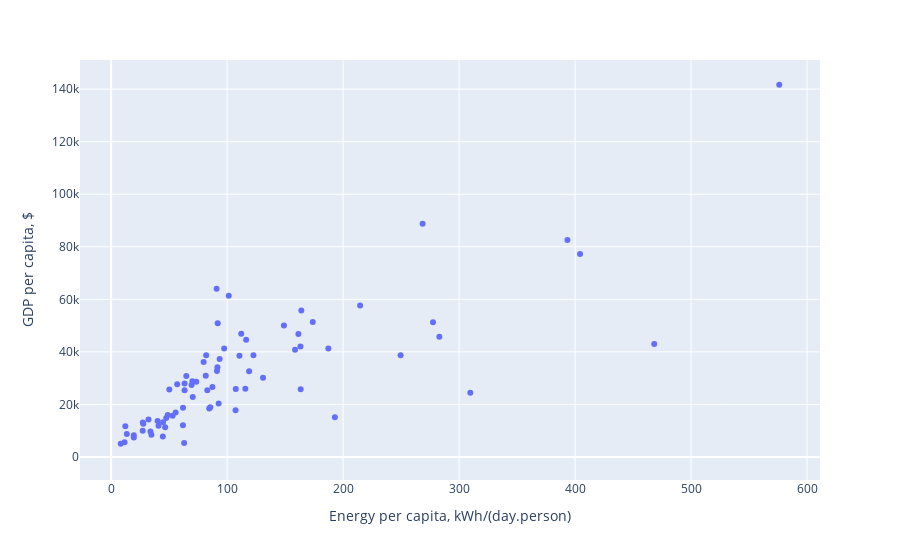

Notebook code cell kept with this figure:
### Code cell
# plot gdp vs energy_per_capita in an interactive plot
fig = px.scatter(df, x='energy_per_capita', y='gdp_per_capita', hover_data=['country'])
# label x and y axis
fig.update_xaxes(title_text='Energy per capita, kWh/(day.person)')
fig.update_yaxes(title_text='GDP per capita, $')
fig.show()

### Figure 1 — Plotly figure (JSON) as saved in the notebook; plotly's stock layout.template omitted (floating-point values rounded to 4 significant figures; data arrays with more than 128 entries replaced by an {"elided": "..."} marker saying what was removed)
{"data": [{"customdata": {"elided": "185x1 str values"}, "hovertemplate": "energy_per_capita=%{x}<br>gdp_per_capita=%{y}<br>country=%{customdata[0]}<extra></extra>", "legendgroup": "", "marker": {"color": "#636efa", "symbol": "circle"}, "mode": "markers", "name": "", "orientation": "v", "showlegend": false, "type": "scatter", "x": {"elided": "185 float values"}, "xaxis": "x", "y": {"elided": "185 float values"}, "yaxis": "y"}], "layout": {"legend": {"tracegroupgap": 0}, "margin": {"t": 60}, "xaxis": {"anchor": "y", "domain": [0, 1], "title": {"text": "Energy per capita, kWh/(day.person)"}}, "yaxis": {"anchor": "x", "domain": [0, 1], "title": {"text": "GDP per capita, $"}}}}
